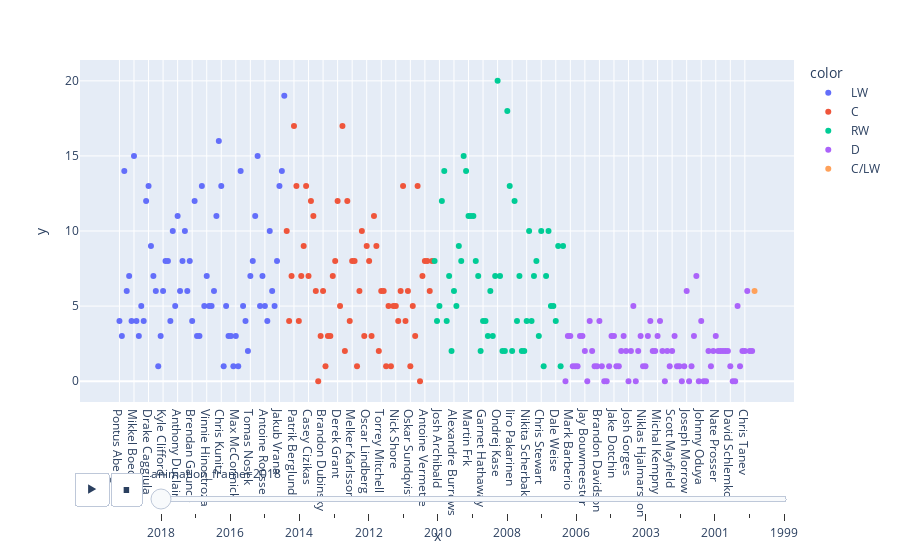

Source (notebook cell):
### Markdown cell above
#### <font color='blue'> Inference
- If we just drag cursor to any year, we can see how many goals that team scored in a perticular year(season) and also position of play.

<font color='blue'> **For example:** 
- Team TOT scored 7 goals in 2016 with right_wing (RW) position.

### Code cell
fig = px.scatter(x=df['player'], y=df['goals'], color=df['position'], animation_frame=df['season'])
fig.show()

### Figure 1 — Plotly figure (JSON) as saved in the notebook; plotly's stock layout.template omitted (floating-point values rounded to 4 significant figures)
{"data": [{"hovertemplate": "color= LW <br>animation_frame=2018<br>x=%{x}<br>y=%{y}<extra></extra>", "legendgroup": " LW ", "marker": {"color": "#636efa", "symbol": "circle"}, "mode": "markers", "name": " LW ", "orientation": "v", "showlegend": true, "type": "scatter", "x": ["Pontus Aberg", "Andy Andreoff", "Sven Baertschi", "Pierre-Edouard Bellemare", "Tyler Bertuzzi", "Anders Bjork", "Mikkel Boedker", "David Booth", "Lance Bouma", "Gabriel Bourque", "Connor Brickley", "Andre Burakovsky", "Drake Caggiula", "Matt Calvert", "Mike Cammalleri", "Daniel Carr", "William Carrier", "Jason Chimera", "Kyle Clifford", "Cory Conacher", "Phillip Danault", "Jacob de La Rose", "Nicolas Deslauriers", "Phillip Di Giuseppe", "Anthony Duclair", "Remi Elie", "Tyler Ennis", "Loui Eriksson", "Joel Eriksson Ek", "Marcus Foligno", "Brendan Gaunce", "Brian Gibbons", "Micheal Haley", "Markus Hannikainen", "Scott Hartnell", "Matt Hendricks", "Vinnie Hinostroza", "Marcus Johansson", "Jussi Jokinen", "Tomas Jurco", "Jujhar Khaira", "Chris Kreider", "Chris Kunitz", "Taylor Leier", "Brendan Leipsic", "Maxim Mamin", "Matt Martin", "Shawn Matthias", "Max McCormick", "Cody McLeod", "Sonny Milano", "Tyler Motte", "Jordan Nolan", "Joakim Nordstrom", "Tomas Nosek", "Magnus Paajarvi", "Ondrej Palat", "Zach Parise", "Zac Rinaldo", "Evan Rodrigues", "Antoine Roussel", "Lukas Sedlak", "Patrick Sharp", "Anton Slepyshev", "Marcus Sorensen", "Brandon Tanev", "Jakub Vrana", "Austin Watson", "Miles Wood"], "xaxis": "x", "y": [4, 3, 14, 6, 7, 4, 15, 4, 3, 5, 4, 12, 13, 9, 7, 6, 1, 3, 6, 8, 8, 4, 10, 5, 11, 6, 8, 10, 6, 8, 4, 12, 3, 3, 13, 5, 7, 5, 5, 6, 11, 16, 13, 1, 5, 3, 3, 1, 3, 1, 14, 5, 4, 2, 7, 8, 11, 15, 5, 7, 5, 4, 10, 6, 5, 8, 13, 14, 19], "yaxis": "y"}, {"hovertemplate": "color= C <br>animation_frame=2018<br>x=%{x}<br>y=%{y}<extra></extra>", "legendgroup": " C ", "marker": {"color": "#EF553B", "symbol": "circle"}, "mode": "markers", "name": " C ", "orientation": "v", "showlegend": true, "type": "scatter", "x": ["Noel Acciari", "Michael Amadio", "Ivan Barbashev", "Patrik Berglund", "Brian Boyle", "Jonny Brodzinski", "Paul Carey", "Ryan Carpenter", "Jeff Carter", "Casey Cizikas", "Nick Cousins", "Matt Cullen", "David Desharnais", "Jason Dickinson", "Nic Dowd", "Brandon Dubinsky", "Gabriel Dumont", "Tanner Fritz", "Byron Froese", "Zemgus Girgensons", "Markus Granlund", "Derek Grant", "Martin Hanzal", "Mark Jankowski", "Jacob Josefson", "Tyson Jost", "David Kampf", "Melker Karlsson", "Ryan Kesler", "Marcus Kruger", "Sean Kuraly", "Scott Laughton", "Jori Lehtera", "Oscar Lindberg", "Adam Lowry", "Derek MacKenzie", "Denis Malgin", "Jared McCann", "Greg McKegg", "Torrey Mitchell", "Dominic Moore", "Boo Nieves", "Cedric Paquette", "Dennis Rasmussen", "Jack Roslovic", "Nick Shore", "Dominik Simon", "Gemel Smith", "Ryan Spooner", "Matt Stajan", "Chandler Stephenson", "Oskar Sundqvist", "Nate Thompson", "Tage Thompson", "Joe Thornton", "Dominic Toninato", "Frank Vatrano", "Antoine Vermette", "Jordan Weal", "Colin Wilson", "Pavel Zacha"], "xaxis": "x", "y": [10, 4, 7, 17, 13, 4, 7, 9, 13, 7, 12, 11, 6, 0, 3, 6, 1, 3, 3, 7, 8, 12, 5, 17, 2, 12, 4, 8, 8, 1, 6, 10, 3, 9, 8, 3, 11, 9, 2, 6, 6, 1, 5, 1, 5, 5, 4, 6, 13, 4, 6, 1, 5, 3, 13, 0, 7, 8, 8, 6, 8], "yaxis": "y"}, {"hovertemplate": "color= RW <br>animation_frame=2018<br>x=%{x}<br>y=%{y}<extra></extra>", "legendgroup": " RW ", "marker": {"color": "#00cc96", "symbol": "circle"}, "mode": "markers", "name": " RW ", "orientation": "v", "showlegend": true, "type": "scatter", "x": ["Sven Andrighetto", "Darren Archibald", "Josh Archibald", "Joel Armia", "David Backes", "Nicholas Baptiste", "Jay Beagle", "J.T. Brown", "Alexandre Burrows", "Ryan Callahan", "Alex Chiasson", "Cal Clutterbuck", "Brett Connolly", "Joonas Donskoi", "Martin Frk", "Marian Gaborik", "Luke Glendening", "Nikolay Goldobin", "Barclay Goodrow", "Jannik Hansen", "Garnet Hathaway", "John Hayden", "Jimmy Hayes", "Dmitrij Jaskin", "Josh Jooris", "Kasperi Kapanen", "Ondrej Kase", "Zack Kassian", "Tom Kuhnhackl", "Curtis Lazar", "Nino Niederreiter", "Stefan Noesen", "Iiro Pakarinen", "Jesse Puljujarvi", "Ryan Reaves", "Brett Ritchie", "Carter Rowney", "Miikka Salomaki", "Nikita Scherbak", "Andrew Shaw", "Logan Shaw", "Devante Smith-Pelly", "Drew Stafford", "Lee Stempniak", "Chris Stewart", "Chris Thorburn", "Scottie Upshall", "Jake Virtanen", "Radim Vrbata", "Joel Ward", "Dale Weise", "Tommy Wingels", "Luke Witkowski", "Nail Yakupov"], "xaxis": "x", "y": [8, 4, 5, 12, 14, 4, 7, 2, 6, 5, 9, 8, 15, 14, 11, 11, 11, 8, 7, 2, 4, 4, 3, 6, 3, 7, 20, 7, 2, 2, 18, 13, 2, 12, 4, 7, 2, 2, 4, 10, 4, 7, 8, 3, 10, 1, 7, 10, 5, 5, 4, 9, 1, 9], "yaxis": "y"}, {"hovertemplate": "color= D <br>animation_frame=2018<br>x=%{x}<br>y=%{y}<extra></extra>", "legendgroup": " D ", "marker": {"color": "#ab63fa", "symbol": "circle"}, "mode": "markers", "name": " D ", "orientation": "v", "showlegend": true, "type": "scatter", "x": ["Victor Antipin", "Yohann Auvitu", "Mark Barberio", "Nathan Beaulieu", "Alex Biega", "Anthony Bitetto", "Andreas Borgman", "Mark Borowiecki", "Jay Bouwmeester", "Madison Bowey", "Connor Carrick", "Ben Chiarot", "Fredrik Claesson", "Klas Dahlbeck", "Brandon Davidson", "Calvin de Haan", "Anthony DeAngelo", "Dylan DeMelo", "Travis Dermott", "Christian Djoos", "Jake Dotchin", "Toby Enstrom", "Justin Falk", "Oscar Fantenberg", "Gustav Forsling", "John Gilmour", "Josh Gorges", "Erik Gudbranson", "Erik Gustafsson", "Ben Harpur", "Scott Harrington", "Tim Heed", "Niklas Hjalmarsson", "Julius Honka", "Brad Hunt", "Matt Hunwick", "Matt Irwin", "Jakub Jerabek", "Michal Kempny", "Slater Koekkoek", "Brett Kulak", "Anton Lindholm", "Ben Lovejoy", "Kurtis MacDermid", "Scott Mayfield", "Ian McCoshen", "Adam McQuaid", "Jonathon Merrill", "Victor Mete", "Marc Methot", "Joseph Morrow", "Mirco Mueller", "Ryan Murray", "Casey Nelson", "Markus Nutivaara", "Rob O'Gara", "Johnny Oduya", "Gustav Olofsson", "Xavier Ouellet", "Alexander Petrovic", "Neal Pionk", "Roman Polak", "Nate Prosser", "Mike Reilly", "Chad Ruhwedel", "Travis Sanheim", "Steven Santini", "Luca Sbisa", "David Schlemko", "Dennis Seidenberg", "Andrej Sekera", "Kevin Shattenkirk", "Brendan Smith", "Andrej Sustr", "Chris Tanev", "Shea Weber", "Yannick Weber", "MacKenzie Weegar"], "xaxis": "x", "y": [0, 3, 3, 1, 1, 1, 3, 3, 2, 0, 4, 2, 1, 1, 4, 1, 0, 0, 1, 3, 3, 1, 1, 2, 3, 2, 0, 2, 5, 0, 2, 3, 1, 1, 3, 4, 2, 2, 3, 4, 2, 0, 2, 1, 2, 3, 1, 1, 0, 1, 6, 0, 1, 3, 7, 0, 4, 0, 0, 2, 1, 2, 3, 2, 2, 2, 2, 2, 1, 0, 0, 5, 1, 2, 2, 6, 2, 2], "yaxis": "y"}, {"hovertemplate": "color= C/LW <br>animation_frame=2018<br>x=%{x}<br>y=%{y}<extra></extra>", "legendgroup": " C/LW ", "marker": {"color": "#FFA15A", "symbol": "circle"}, "mode": "markers", "name": " C/LW ", "orientation": "v", "showlegend": true, "type": "scatter", "x": ["Scott Wilson"], "xaxis": "x", "y": [6], "yaxis": "y"}], "layout": {"legend": {"title": {"text": "color"}, "tracegroupgap": 0}, "margin": {"t": 60}, "sliders": [{"active": 0, "currentvalue": {"prefix": "animation_frame="}, "len": 0.9, "pad": {"b": 10, "t": 60}, "steps": [{"args": [["2018"], {"frame": {"duration": 0, "redraw": false}, "fromcurrent": true, "mode": "immediate", "transition": {"duration": 0, "easing": "linear"}}], "label": "2018", "method": "animate"}, {"args": [["2017"], {"frame": {"duration": 0, "redraw": false}, "fromcurrent": true, "mode": "immediate", "transition": {"duration": 0, "easing": "linear"}}], "label": "2017", "method": "animate"}, {"args": [["2016"], {"frame": {"duration": 0, "redraw": false}, "fromcurrent": true, "mode": "immediate", "transition": {"duration": 0, "easing": "linear"}}], "label": "2016", "method": "animate"}, {"args": [["2015"], {"frame": {"duration": 0, "redraw": false}, "fromcurrent": true, "mode": "immediate", "transition": {"duration": 0, "easing": "linear"}}], "label": "2015", "method": "animate"}, {"args": [["2014"], {"frame": {"duration": 0, "redraw": false}, "fromcurrent": true, "mode": "immediate", "transition": {"duration": 0, "easing": "linear"}}], "label": "2014", "method": "animate"}, {"args": [["2013"], {"frame": {"duration": 0, "redraw": false}, "fromcurrent": true, "mode": "immediate", "transition": {"duration": 0, "easing": "linear"}}], "label": "2013", "method": "animate"}, {"args": [["2012"], {"frame": {"duration": 0, "redraw": false}, "fromcurrent": true, "mode": "immediate", "transition": {"duration": 0, "easing": "linear"}}], "label": "2012", "method": "animate"}, {"args": [["2011"], {"frame": {"duration": 0, "redraw": false}, "fromcurrent": true, "mode": "immediate", "transition": {"duration": 0, "easing": "linear"}}], "label": "2011", "method": "animate"}, {"args": [["2010"], {"frame": {"duration": 0, "redraw": false}, "fromcurrent": true, "mode": "immediate", "transition": {"duration": 0, "easing": "linear"}}], "label": "2010", "method": "animate"}, {"args": [["2009"], {"frame": {"duration": 0, "redraw": false}, "fromcurrent": true, "mode": "immediate", "transition": {"duration": 0, "easing": "linear"}}], "label": "2009", "method": "animate"}, {"args": [["2008"], {"frame": {"duration": 0, "redraw": false}, "fromcurrent": true, "mode": "immediate", "transition": {"duration": 0, "easing": "linear"}}], "label": "2008", "method": "animate"}, {"args": [["2007"], {"frame": {"duration": 0, "redraw": false}, "fromcurrent": true, "mode": "immediate", "transition": {"duration": 0, "easing": "linear"}}], "label": "2007", "method": "animate"}, {"args": [["2006"], {"frame": {"duration": 0, "redraw": false}, "fromcurrent": true, "mode": "immediate", "transition": {"duration": 0, "easing": "linear"}}], "label": "2006", "method": "animate"}, {"args": [["2004"], {"frame": {"duration": 0, "redraw": false}, "fromcurrent": true, "mode": "immediate", "transition": {"duration": 0, "easing": "linear"}}], "label": "2004", "method": "animate"}, {"args": [["2003"], {"frame": {"duration": 0, "redraw": false}, "fromcurrent": true, "mode": "immediate", "transition": {"duration": 0, "easing": "linear"}}], "label": "2003", "method": "animate"}, {"args": [["2002"], {"frame": {"duration": 0, "redraw": false}, "fromcurrent": true, "mode": "immediate", "transition": {"duration": 0, "easing": "linear"}}], "label": "2002", "method": "animate"}, {"args": [["2001"], {"frame": {"duration": 0, "redraw": false}, "fromcurrent": true, "mode": "immediate", "transition": {"duration": 0, "easing": "linear"}}], "label": "2001", "method": "animate"}, {"args": [["2000"], {"frame": {"duration": 0, "redraw": false}, "fromcurrent": true, "mode": "immediate", "transition": {"duration": 0, "easing": "linear"}}], "label": "2000", "method": "animate"}, {"args": [["1999"], {"frame": {"duration": 0, "redraw": false}, "fromcurrent": true, "mode": "immediate", "transition": {"duration": 0, "easing": "linear"}}], "label": "1999", "method": "animate"}], "x": 0.1, "xanchor": "left", "y": 0, "yanchor": "top"}], "updatemenus": [{"buttons": [{"args": [null, {"frame": {"duration": 500, "redraw": false}, "fromcurrent": true, "mode": "immediate", "transition": {"duration": 500, "easing": "linear"}}], "label": "&#9654;", "method": "animate"}, {"args": [[null], {"frame": {"duration": 0, "redraw": false}, "fromcurrent": true, "mode": "immediate", "transition": {"duration": 0, "easing": "linear"}}], "label": "&#9724;", "method": "animate"}], "direction": "left", "pad": {"r": 10, "t": 70}, "showactive": false, "type": "buttons", "x": 0.1, "xanchor": "right", "y": 0, "yanchor": "top"}], "xaxis": {"anchor": "y", "domain": [0, 1], "title": {"text": "x"}}, "yaxis": {"anchor": "x", "domain": [0, 1], "title": {"text": "y"}}}}
